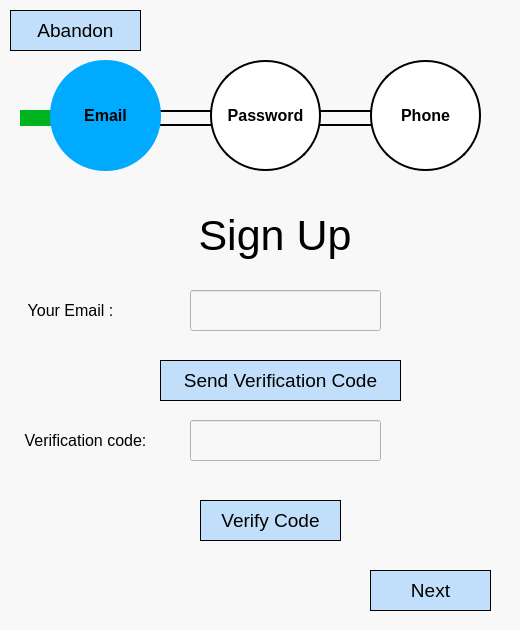
<?xml version="1.0" encoding="UTF-8"?>
<ui version="4.0">
 <class>Dialog</class>
 <widget class="QDialog" name="Dialog">
  <property name="geometry">
   <rect>
    <x>0</x>
    <y>0</y>
    <width>520</width>
    <height>630</height>
   </rect>
  </property>
  <property name="windowTitle">
   <string>Dialog</string>
  </property>
  <property name="styleSheet">
   <string notr="true">background-color: rgb(248, 248, 248);</string>
  </property>
  <widget class="QPushButton" name="nextButton">
   <property name="geometry">
    <rect>
     <x>370</x>
     <y>570</y>
     <width>121</width>
     <height>41</height>
    </rect>
   </property>
   <property name="font">
    <font>
     <pointsize>14</pointsize>
    </font>
   </property>
   <property name="styleSheet">
    <string notr="true">border: 0.5px solid #000000;
background-color: rgb(138, 198, 253,0.5);</string>
   </property>
   <property name="text">
    <string>Next</string>
   </property>
  </widget>
  <widget class="QLabel" name="txtSignUpTitle">
   <property name="geometry">
    <rect>
     <x>140</x>
     <y>200</y>
     <width>270</width>
     <height>71</height>
    </rect>
   </property>
   <property name="font">
    <font>
     <pointsize>32</pointsize>
     <weight>50</weight>
     <bold>false</bold>
     <kerning>true</kerning>
    </font>
   </property>
   <property name="whatsThis">
    <string/>
   </property>
   <property name="text">
    <string>Sign Up</string>
   </property>
   <property name="alignment">
    <set>Qt::AlignCenter</set>
   </property>
  </widget>
  <widget class="QPushButton" name="btnAbandon">
   <property name="enabled">
    <bool>true</bool>
   </property>
   <property name="geometry">
    <rect>
     <x>10</x>
     <y>10</y>
     <width>131</width>
     <height>41</height>
    </rect>
   </property>
   <property name="font">
    <font>
     <pointsize>14</pointsize>
    </font>
   </property>
   <property name="styleSheet">
    <string notr="true">border: 0.5px solid #000000;
background-color: rgb(138, 198, 253,0.5);</string>
   </property>
   <property name="text">
    <string>Abandon</string>
   </property>
  </widget>
  <widget class="QLabel" name="Entry">
   <property name="enabled">
    <bool>true</bool>
   </property>
   <property name="geometry">
    <rect>
     <x>20</x>
     <y>110</y>
     <width>101</width>
     <height>16</height>
    </rect>
   </property>
   <property name="styleSheet">
    <string notr="true">
background-color: rgb(0, 179, 30);</string>
   </property>
   <property name="text">
    <string/>
   </property>
  </widget>
  <widget class="QLabel" name="progessPassword">
   <property name="geometry">
    <rect>
     <x>210</x>
     <y>60</y>
     <width>111</width>
     <height>111</height>
    </rect>
   </property>
   <property name="font">
    <font>
     <pointsize>12</pointsize>
     <weight>75</weight>
     <bold>true</bold>
    </font>
   </property>
   <property name="styleSheet">
    <string notr="true">  height: 50px;
  width: 50px;
  background-color: rgb(255, 255, 255);
border: 2px solid rgb(0, 0, 0);
  border-radius: 55%;</string>
   </property>
   <property name="text">
    <string>Password</string>
   </property>
   <property name="alignment">
    <set>Qt::AlignCenter</set>
   </property>
  </widget>
  <widget class="QLabel" name="PasswordToPhone">
   <property name="enabled">
    <bool>true</bool>
   </property>
   <property name="geometry">
    <rect>
     <x>290</x>
     <y>110</y>
     <width>101</width>
     <height>16</height>
    </rect>
   </property>
   <property name="styleSheet">
    <string notr="true">border: 2px solid rgb(0, 0, 0);</string>
   </property>
   <property name="text">
    <string/>
   </property>
  </widget>
  <widget class="QLabel" name="EmailToPassword">
   <property name="enabled">
    <bool>true</bool>
   </property>
   <property name="geometry">
    <rect>
     <x>130</x>
     <y>110</y>
     <width>101</width>
     <height>16</height>
    </rect>
   </property>
   <property name="styleSheet">
    <string notr="true">border: 2px solid rgb(0, 0, 0);</string>
   </property>
   <property name="text">
    <string/>
   </property>
  </widget>
  <widget class="QLabel" name="progessEmail">
   <property name="geometry">
    <rect>
     <x>50</x>
     <y>60</y>
     <width>111</width>
     <height>111</height>
    </rect>
   </property>
   <property name="font">
    <font>
     <pointsize>12</pointsize>
     <weight>75</weight>
     <bold>true</bold>
    </font>
   </property>
   <property name="styleSheet">
    <string notr="true">  height: 50px;
  width: 50px;
  background-color: rgb(0, 170, 255);
  border-radius: 55%;</string>
   </property>
   <property name="text">
    <string>Email</string>
   </property>
   <property name="alignment">
    <set>Qt::AlignCenter</set>
   </property>
  </widget>
  <widget class="QLabel" name="progressPhone">
   <property name="geometry">
    <rect>
     <x>370</x>
     <y>60</y>
     <width>111</width>
     <height>111</height>
    </rect>
   </property>
   <property name="font">
    <font>
     <pointsize>12</pointsize>
     <weight>75</weight>
     <bold>true</bold>
    </font>
   </property>
   <property name="styleSheet">
    <string notr="true">  height: 50px;
  width: 50px;
  background-color: rgb(255, 255, 255);
border: 2px solid rgb(0, 0, 0);
  border-radius: 55%;</string>
   </property>
   <property name="text">
    <string>Phone</string>
   </property>
   <property name="alignment">
    <set>Qt::AlignCenter</set>
   </property>
  </widget>
  <widget class="QPushButton" name="btnVerify">
   <property name="enabled">
    <bool>true</bool>
   </property>
   <property name="geometry">
    <rect>
     <x>200</x>
     <y>500</y>
     <width>141</width>
     <height>41</height>
    </rect>
   </property>
   <property name="font">
    <font>
     <pointsize>14</pointsize>
    </font>
   </property>
   <property name="styleSheet">
    <string notr="true">border: 0.5px solid #000000;
background-color: rgb(138, 198, 253,0.5);</string>
   </property>
   <property name="text">
    <string>Verify Code</string>
   </property>
  </widget>
  <widget class="QLineEdit" name="tfVerificationCode">
   <property name="geometry">
    <rect>
     <x>190</x>
     <y>420</y>
     <width>191</width>
     <height>41</height>
    </rect>
   </property>
   <property name="styleSheet">
    <string notr="true">background-color: rgb(248, 248, 248);</string>
   </property>
   <property name="text">
    <string/>
   </property>
  </widget>
  <widget class="QLabel" name="txtSignInEmail">
   <property name="geometry">
    <rect>
     <x>10</x>
     <y>290</y>
     <width>121</width>
     <height>41</height>
    </rect>
   </property>
   <property name="text">
    <string>&lt;html&gt;&lt;head/&gt;&lt;body&gt;&lt;p align=&quot;center&quot;&gt;&lt;span style=&quot; font-size:12pt; color:#000000;&quot;&gt;Your Email :&lt;/span&gt;&lt;/p&gt;&lt;/body&gt;&lt;/html&gt;</string>
   </property>
  </widget>
  <widget class="QLineEdit" name="tfEmail">
   <property name="geometry">
    <rect>
     <x>190</x>
     <y>290</y>
     <width>191</width>
     <height>41</height>
    </rect>
   </property>
   <property name="styleSheet">
    <string notr="true">background-color: rgb(198, 198, 198);
background-color: rgb(248, 248, 248);</string>
   </property>
   <property name="text">
    <string/>
   </property>
  </widget>
  <widget class="QPushButton" name="btnSendCode">
   <property name="geometry">
    <rect>
     <x>160</x>
     <y>360</y>
     <width>241</width>
     <height>41</height>
    </rect>
   </property>
   <property name="font">
    <font>
     <pointsize>14</pointsize>
    </font>
   </property>
   <property name="styleSheet">
    <string notr="true">background-color: rgb(138, 198, 253,0.5);
border: 0.5px solid #000000;</string>
   </property>
   <property name="text">
    <string>Send Verification Code</string>
   </property>
  </widget>
  <widget class="QLabel" name="txtSignInEmailVerification">
   <property name="geometry">
    <rect>
     <x>0</x>
     <y>420</y>
     <width>171</width>
     <height>41</height>
    </rect>
   </property>
   <property name="text">
    <string>&lt;html&gt;&lt;head/&gt;&lt;body&gt;&lt;p align=&quot;center&quot;&gt;&lt;span style=&quot; font-size:12pt; color:#000000;&quot;&gt;Verification code:&lt;/span&gt;&lt;/p&gt;&lt;/body&gt;&lt;/html&gt;</string>
   </property>
  </widget>
  <zorder>nextButton</zorder>
  <zorder>txtSignUpTitle</zorder>
  <zorder>btnAbandon</zorder>
  <zorder>Entry</zorder>
  <zorder>PasswordToPhone</zorder>
  <zorder>EmailToPassword</zorder>
  <zorder>progessEmail</zorder>
  <zorder>progressPhone</zorder>
  <zorder>progessPassword</zorder>
  <zorder>btnVerify</zorder>
  <zorder>tfVerificationCode</zorder>
  <zorder>txtSignInEmail</zorder>
  <zorder>tfEmail</zorder>
  <zorder>btnSendCode</zorder>
  <zorder>txtSignInEmailVerification</zorder>
 </widget>
 <resources/>
 <connections/>
</ui>
